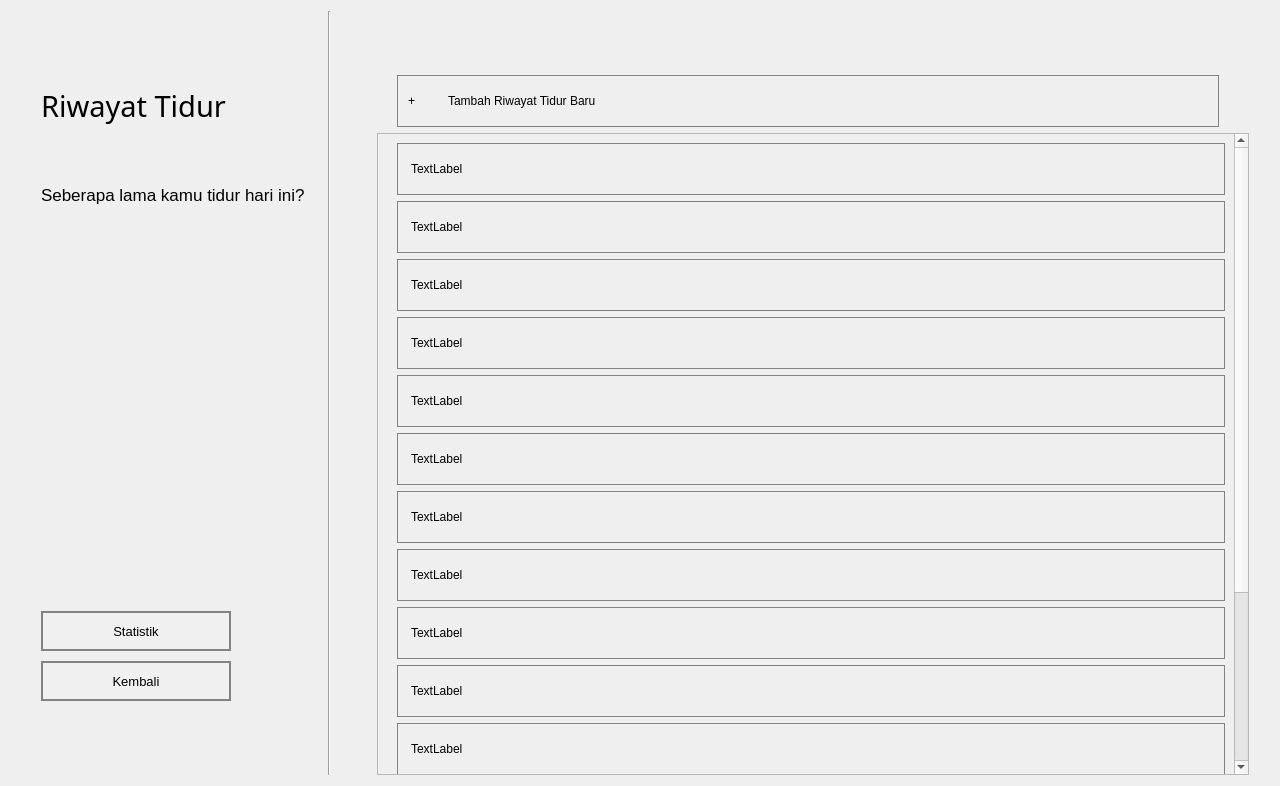
<?xml version="1.0" encoding="UTF-8"?>
<ui version="4.0">
 <class>Form</class>
 <widget class="QWidget" name="Form">
  <property name="geometry">
   <rect>
    <x>0</x>
    <y>0</y>
    <width>1280</width>
    <height>786</height>
   </rect>
  </property>
  <property name="windowTitle">
   <string>Form</string>
  </property>
  <layout class="QHBoxLayout" name="horizontalLayout" stretch="1,0,3">
   <item>
    <widget class="QFrame" name="OpeningPanel">
     <property name="styleSheet">
      <string notr="true">QPushButton {
	background: rgb(240, 240, 240);
	border: 2px solid rgb(130, 130, 130);
	border-width: 2px;
	border-radius: 0px;
	color: black;
}
QPushButton:hover {
	background: rgb(215, 215, 215);
}
QPushButton:pressed {
	background: rgb(200, 200, 200);
}</string>
     </property>
     <widget class="QLabel" name="JurnalSubtitle">
      <property name="geometry">
       <rect>
        <x>30</x>
        <y>128</y>
        <width>271</width>
        <height>111</height>
       </rect>
      </property>
      <property name="font">
       <font>
        <pointsize>13</pointsize>
       </font>
      </property>
      <property name="text">
       <string>Seberapa lama kamu tidur hari ini?</string>
      </property>
      <property name="wordWrap">
       <bool>true</bool>
      </property>
     </widget>
     <widget class="QLabel" name="JurnalTitle">
      <property name="geometry">
       <rect>
        <x>30</x>
        <y>64</y>
        <width>261</width>
        <height>61</height>
       </rect>
      </property>
      <property name="font">
       <font>
        <family>HoloLens MDL2 Assets</family>
        <pointsize>22</pointsize>
       </font>
      </property>
      <property name="text">
       <string>Riwayat Tidur</string>
      </property>
     </widget>
     <widget class="QPushButton" name="ReturnButton">
      <property name="geometry">
       <rect>
        <x>30</x>
        <y>650</y>
        <width>190</width>
        <height>40</height>
       </rect>
      </property>
      <property name="font">
       <font>
        <pointsize>10</pointsize>
       </font>
      </property>
      <property name="autoFillBackground">
       <bool>false</bool>
      </property>
      <property name="styleSheet">
       <string notr="true"/>
      </property>
      <property name="text">
       <string>Kembali</string>
      </property>
      <property name="checkable">
       <bool>false</bool>
      </property>
      <property name="checked">
       <bool>false</bool>
      </property>
      <property name="autoDefault">
       <bool>false</bool>
      </property>
      <property name="default">
       <bool>false</bool>
      </property>
      <property name="flat">
       <bool>false</bool>
      </property>
     </widget>
     <widget class="QPushButton" name="StatisticsButton">
      <property name="geometry">
       <rect>
        <x>30</x>
        <y>600</y>
        <width>190</width>
        <height>40</height>
       </rect>
      </property>
      <property name="font">
       <font>
        <pointsize>10</pointsize>
       </font>
      </property>
      <property name="styleSheet">
       <string notr="true"/>
      </property>
      <property name="text">
       <string>Statistik</string>
      </property>
     </widget>
    </widget>
   </item>
   <item>
    <widget class="Line" name="line">
     <property name="sizePolicy">
      <sizepolicy hsizetype="Fixed" vsizetype="MinimumExpanding">
       <horstretch>0</horstretch>
       <verstretch>0</verstretch>
      </sizepolicy>
     </property>
     <property name="orientation">
      <enum>Qt::Vertical</enum>
     </property>
    </widget>
   </item>
   <item>
    <layout class="QVBoxLayout" name="verticalLayout">
     <property name="leftMargin">
      <number>40</number>
     </property>
     <property name="topMargin">
      <number>64</number>
     </property>
     <property name="rightMargin">
      <number>20</number>
     </property>
     <item>
      <widget class="QPushButton" name="pushButton">
       <property name="sizePolicy">
        <sizepolicy hsizetype="Preferred" vsizetype="Fixed">
         <horstretch>0</horstretch>
         <verstretch>0</verstretch>
        </sizepolicy>
       </property>
       <property name="styleSheet">
        <string notr="true">QPushButton {
	border: 1px solid rgb(130, 130, 130);
	padding-left: 10px;
	font: 11pt &quot;MS Shell Dlg 2&quot;;
	min-height: 50px;
	text-align: left;

	margin-left: 20px;
	margin-right: 30px;
}
QPushButton:hover {
	background: rgb(215, 215, 215);
}
QPushButton:pressed {
	background: rgb(200, 200, 200);
}
</string>
       </property>
       <property name="text">
        <string>+          Tambah Riwayat Tidur Baru</string>
       </property>
      </widget>
     </item>
     <item>
      <widget class="QScrollArea" name="scrollArea">
       <property name="sizePolicy">
        <sizepolicy hsizetype="Expanding" vsizetype="Expanding">
         <horstretch>0</horstretch>
         <verstretch>0</verstretch>
        </sizepolicy>
       </property>
       <property name="styleSheet">
        <string notr="true">QLabel {
	border: 1px solid rgb(130, 130, 130);
	padding-left: 10px;
	font: 11pt &quot;MS Shell Dlg 2&quot;;
	min-height: 50px;
	text-align: left;

	margin-left: 10px;
}
QLabel:hover {
	background: rgb(215, 215, 215);
}
QLabel:pressed {
	background: rgb(200, 200, 200);
}</string>
       </property>
       <property name="verticalScrollBarPolicy">
        <enum>Qt::ScrollBarAlwaysOn</enum>
       </property>
       <property name="widgetResizable">
        <bool>true</bool>
       </property>
       <widget class="QWidget" name="scrollAreaWidgetContents">
        <property name="geometry">
         <rect>
          <x>0</x>
          <y>0</y>
          <width>848</width>
          <height>907</height>
         </rect>
        </property>
        <property name="sizePolicy">
         <sizepolicy hsizetype="Preferred" vsizetype="Preferred">
          <horstretch>0</horstretch>
          <verstretch>0</verstretch>
         </sizepolicy>
        </property>
        <layout class="QVBoxLayout" name="verticalLayout_2">
         <property name="sizeConstraint">
          <enum>QLayout::SetDefaultConstraint</enum>
         </property>
         <item>
          <widget class="QLabel" name="label">
           <property name="text">
            <string>TextLabel</string>
           </property>
          </widget>
         </item>
         <item>
          <widget class="QLabel" name="label_6">
           <property name="text">
            <string>TextLabel</string>
           </property>
          </widget>
         </item>
         <item>
          <widget class="QLabel" name="label_5">
           <property name="text">
            <string>TextLabel</string>
           </property>
          </widget>
         </item>
         <item>
          <widget class="QLabel" name="label_4">
           <property name="text">
            <string>TextLabel</string>
           </property>
          </widget>
         </item>
         <item>
          <widget class="QLabel" name="label_3">
           <property name="text">
            <string>TextLabel</string>
           </property>
          </widget>
         </item>
         <item>
          <widget class="QLabel" name="label_2">
           <property name="text">
            <string>TextLabel</string>
           </property>
          </widget>
         </item>
         <item>
          <widget class="QLabel" name="label_7">
           <property name="text">
            <string>TextLabel</string>
           </property>
          </widget>
         </item>
         <item>
          <widget class="QLabel" name="label_8">
           <property name="text">
            <string>TextLabel</string>
           </property>
          </widget>
         </item>
         <item>
          <widget class="QLabel" name="label_9">
           <property name="text">
            <string>TextLabel</string>
           </property>
          </widget>
         </item>
         <item>
          <widget class="QLabel" name="label_10">
           <property name="text">
            <string>TextLabel</string>
           </property>
          </widget>
         </item>
         <item>
          <widget class="QLabel" name="label_11">
           <property name="text">
            <string>TextLabel</string>
           </property>
          </widget>
         </item>
         <item>
          <widget class="QLabel" name="label_12">
           <property name="text">
            <string>TextLabel</string>
           </property>
          </widget>
         </item>
         <item>
          <widget class="QLabel" name="label_13">
           <property name="text">
            <string>TextLabel</string>
           </property>
          </widget>
         </item>
         <item>
          <widget class="QLabel" name="label_14">
           <property name="text">
            <string>TextLabel</string>
           </property>
          </widget>
         </item>
         <item>
          <widget class="QLabel" name="label_15">
           <property name="text">
            <string>TextLabel</string>
           </property>
          </widget>
         </item>
         <item>
          <spacer name="verticalSpacer">
           <property name="orientation">
            <enum>Qt::Vertical</enum>
           </property>
           <property name="sizeHint" stdset="0">
            <size>
             <width>20</width>
             <height>40</height>
            </size>
           </property>
          </spacer>
         </item>
        </layout>
       </widget>
      </widget>
     </item>
    </layout>
   </item>
  </layout>
 </widget>
 <resources/>
 <connections/>
</ui>
